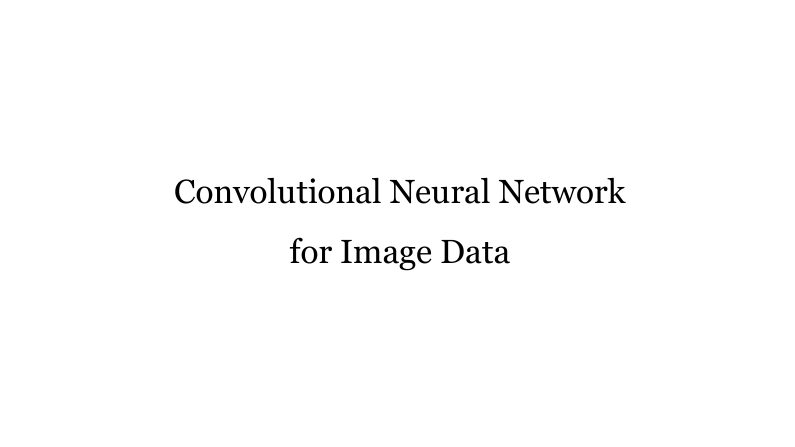
#> input picture slides/NB0/cnn/slide_000.png, 1589 x 894 px (shown at 1/2 size)
$ python -i slides.py   (imports and definitions only)
#> lines starting #> are read from the running program, lines starting #| are printed output that depends on the picture
"""
mlschool.slides — show a slide deck inside a notebook, one slide at a time.

Motivation: you have a PDF/PowerPoint/Keynote deck for the lecture and you want
a few slides to appear *in the middle of a notebook*, advanced by clicking,
rather than switching windows.

There are three ways to do that, with different trade-offs:

1. `SlideDeck` (this module's default). Render the deck to one image per slide,
   then display them with an ipywidgets Prev/Next control. Works in JupyterLab,
   classic Notebook, VS Code and Google Colab; needs a live kernel. This is the
   most portable option and the one to use unless you have a reason not to.

2. `embed_pdf` / `embed_url`. Drop an <iframe> pointing at a PDF or at hosted
   slides (Google Slides, Speaker Deck, a reveal.js export). You get the native
   slide navigation and no image conversion. Requires the deck to be reachable
   by URL -- a *local* PDF will not render inside Colab, whose outputs are
   sandboxed on a different origin.

3. RISE / jupyterlab-rise. Turns the notebook ITSELF into a reveal.js slideshow.
   That is a different thing from what this module does: it presents your
   notebook as slides, rather than putting a slide inside your notebook. It also
   does not work in Colab.

Typical use::

    import mlschool as ms
    # once, offline:  ms.slides.pdf_to_images("lecture2.pdf", "slides/")
    deck = ms.slides.SlideDeck("slides/")        # width defaults to "100%"
    deck.show(start=12)          # drop this cell wherever you want the slides
"""

import glob
import os
import shutil
import subprocess

#: Global escape hatch. Set ``ms.slides.USE_STATIC = True`` to make every
#: ``SlideDeck.show()`` render plain images instead of an interactive widget.
#: Useful when exporting a notebook to HTML/PDF, and when a frontend cannot
#: display widgets at all.
USE_STATIC = False


# --------------------------------------------------------------------------
# conversion
# --------------------------------------------------------------------------
def _ink_bbox(img, tol=8):
    """Bounding box of everything that is not (near-)white."""
    from PIL import ImageChops, Image
    bg = Image.new("RGB", img.size, (255, 255, 255))
    diff = ImageChops.difference(img.convert("RGB"), bg).convert("L")
    return diff.point(lambda v: 255 if v > tol else 0).getbbox()


# [100 lines left out: functions _shared_crop_box, pdf_to_images, _css_width, not called in this run]


# --------------------------------------------------------------------------
# the viewer
# --------------------------------------------------------------------------
class SlideDeck:
    """A clickable slide viewer for a directory (or list) of images.

    `width` may be a number of pixels (``760``) or any CSS length
    (``"100%"``, ``"80vw"``). ``"100%"`` makes the deck fill the notebook's
    output area and follow the window as it is resized, which is usually what
    you want when projecting. Height is left unset so the aspect ratio is
    preserved.
    """

    PATTERNS = ("*.png", "*.jpg", "*.jpeg", "*.svg")

    # [23 lines left out: functions __init__, _scan, not called in this run]

    def __len__(self):
        return len(self.images)

    # [107 lines left out: functions _payload, show, show_static, embed_url, embed_pdf, not called in this run]

>>> from PIL import Image
>>> picture = Image.open('../slides/NB0/cnn/slide_000.png')
#> picture is the input picture: PIL image 1589x894 RGB; min 0, max 255, mean 251.9
>>> result = _ink_bbox(picture)
#> in _ink_bbox, `bg = Image.new("RGB", img.size, (255, 255, 255))`: bg: PIL image 1589x894 RGB; every value is 255
#> in _ink_bbox, `diff = ImageChops.difference(img.convert("RGB"), bg).convert("L")`:
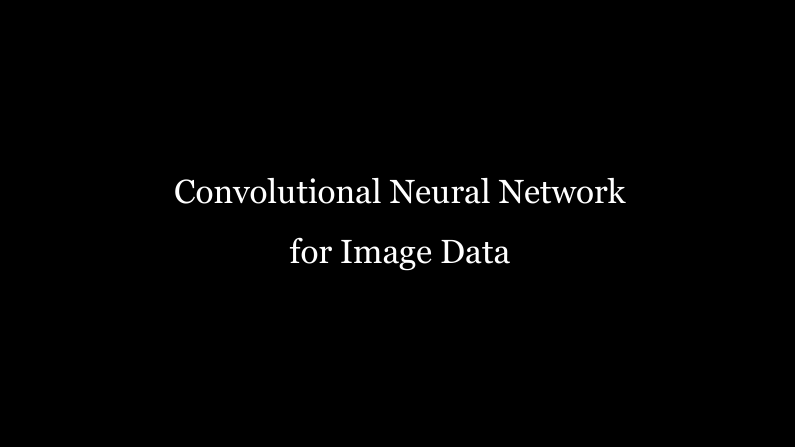
#> diff: PIL image 1589x894 L (shown at 1/2 size); min 0, max 255, mean 3.1
#> result = (350, 355, 1252, 541)

$ run again, on slides/NB0/cnn/slide_001.png
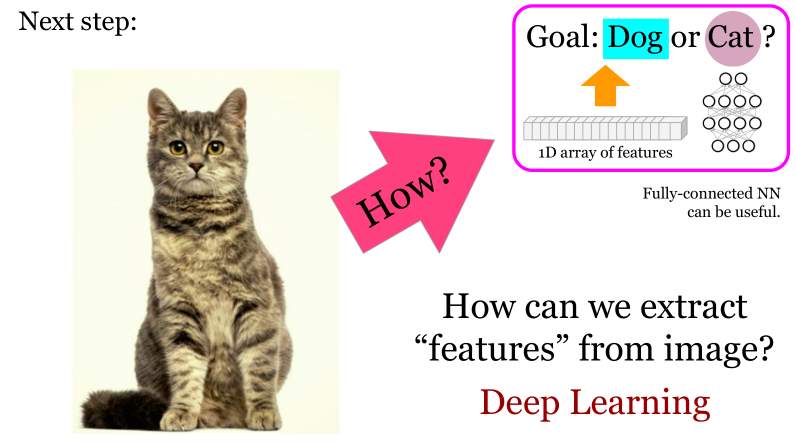
#> input picture slides/NB0/cnn/slide_001.png, 1589 x 894 px (shown at 1/2 size)
#> picture is the input picture: PIL image 1589x894 RGB; mean R, G, B 230.7, 221.5, 218.7
#> bg: PIL image 1589x894 RGB; every value is 255
#> in _ink_bbox, `diff = ImageChops.difference(img.convert("RGB"), bg).convert("L")`:
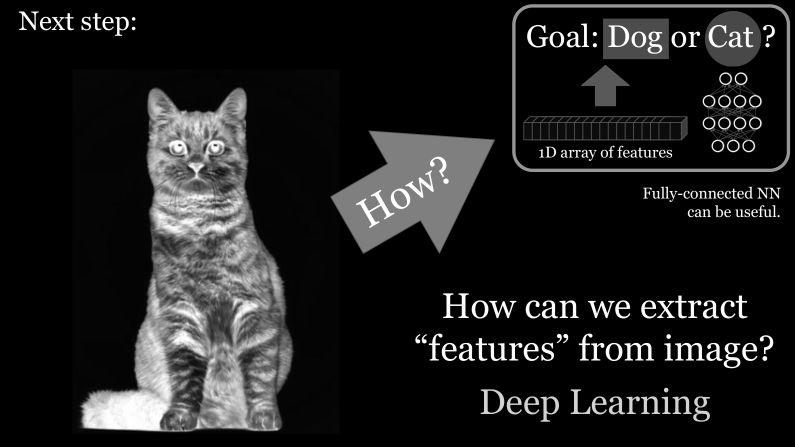
#> diff: PIL image 1589x894 L (shown at 1/2 size); min 0, max 255, mean 31.1
#> result = (37, 8, 1581, 866)

$ run again, on slides/NB0/cnn/slide_002.png
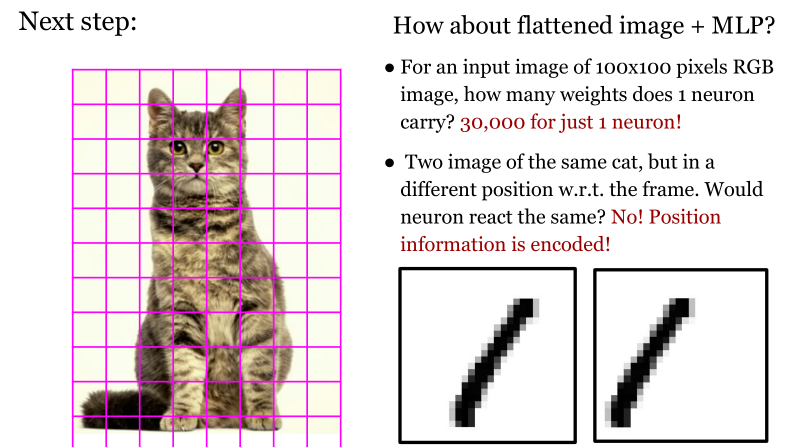
#> input picture slides/NB0/cnn/slide_002.png, 1589 x 894 px (shown at 1/2 size)
#> picture is the input picture: PIL image 1589x894 RGB; mean R, G, B 227.2, 217.3, 218.9
#> bg: PIL image 1589x894 RGB; every value is 255
#> in _ink_bbox, `diff = ImageChops.difference(img.convert("RGB"), bg).convert("L")`:
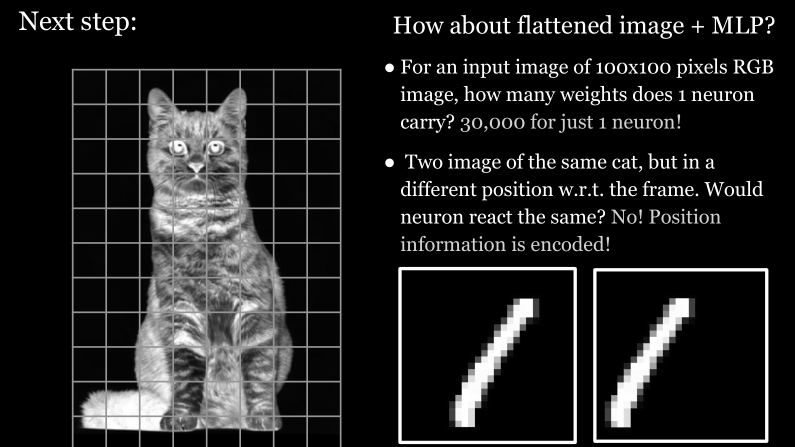
#> diff: PIL image 1589x894 L (shown at 1/2 size); min 0, max 255, mean 34.6
#> result = (37, 23, 1549, 894)

$ run again, on slides/NB0/cnn/slide_003.png
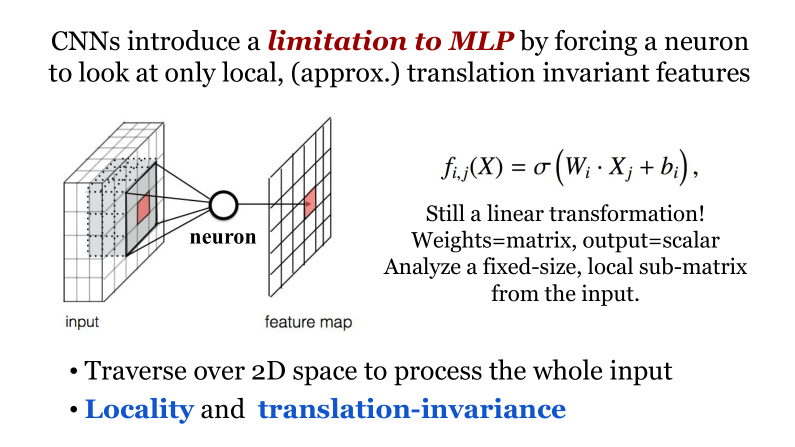
#> input picture slides/NB0/cnn/slide_003.png, 1589 x 894 px (shown at 1/2 size)
#> picture is the input picture: PIL image 1589x894 RGB; mean R, G, B 238.3, 238, 239
#> bg: PIL image 1589x894 RGB; every value is 255
#> in _ink_bbox, `diff = ImageChops.difference(img.convert("RGB"), bg).convert("L")`:
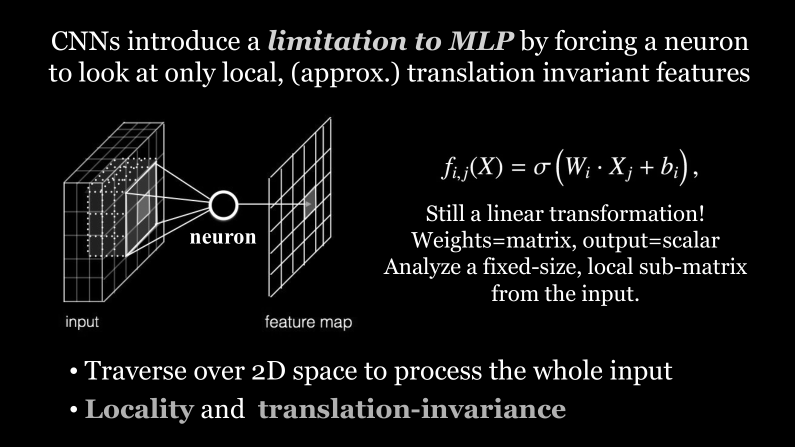
#> diff: PIL image 1589x894 L (shown at 1/2 size); min 0, max 255, mean 16.8
#> result = (97, 59, 1499, 848)
